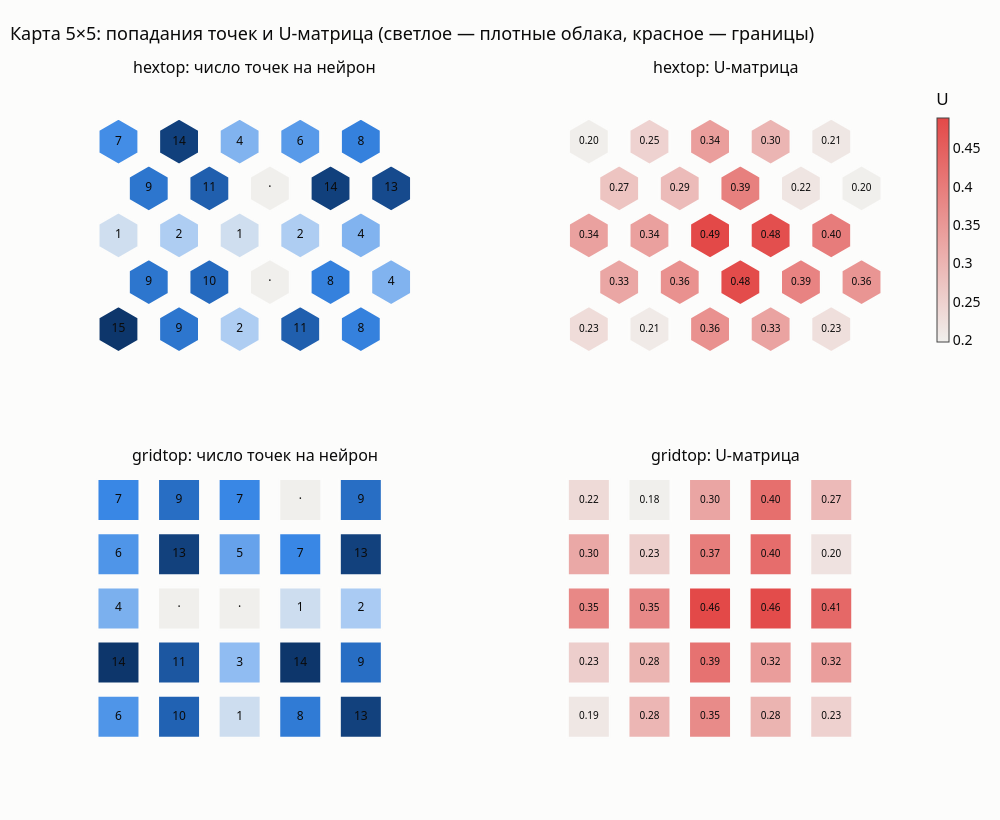

Notebook code for this chart:
### Code cell
# Карта попаданий и U-матрица для 5×5 (hextop и gridtop)
som_grid = series[(5, 5, 'gridtop')][0][0]
fig = make_subplots(rows=2, cols=2, horizontal_spacing=0.12, vertical_spacing=0.14,
                    subplot_titles=('hextop: число точек на нейрон', 'hextop: U-матрица',
                                    'gridtop: число точек на нейрон', 'gridtop: U-матрица'))
for ri, som in enumerate((som_hex, som_grid), start=1):
    m = som.metrics(X, y_true)
    U = som.umatrix()
    sym = 'hexagon' if som.topology == 'hextop' else 'square'
    size = 46 if som.topology == 'hextop' else 42
    lab_txt = [f'{h}' if h else '·' for h in m['hits']]
    fig.add_trace(go.Scatter(
        x=som.pos[:, 0], y=som.pos[:, 1], mode='markers+text', text=lab_txt, textfont=dict(size=12, color=INK),
        marker=dict(symbol=sym, size=size, color=m['hits'], colorscale=[[0, '#f0efec']] + [[i / 6, c] for i, c in enumerate(BLUE_RAMP[1:], 1)],
                    line=dict(color=SURFACE, width=2), showscale=False),
        customdata=np.c_[np.arange(1, som.n + 1), m['neuron_label'] + 1],
        hovertemplate='нейрон %{customdata[0]}<br>точек: %{text}<br>кластер: %{customdata[1]}<extra></extra>',
        showlegend=False), ri, 1)
    fig.add_trace(go.Scatter(
        x=som.pos[:, 0], y=som.pos[:, 1], mode='markers+text', text=[f'{u:.2f}' for u in U],
        textfont=dict(size=10, color=INK),
        marker=dict(symbol=sym, size=size, color=U, colorscale=[[0, '#f0efec'], [1, '#e34948']],
                    line=dict(color=SURFACE, width=2), showscale=ri == 1,
                    colorbar=dict(title='U', len=0.4, y=0.8, thickness=12)),
        hovertemplate='U = %{marker.color:.3f}<extra></extra>', showlegend=False), ri, 2)
fig.update_xaxes(visible=False, range=[-0.8, 5.3])
fig.update_yaxes(visible=False, range=[-0.8, 4.6])
fig.update_layout(title='Карта 5×5: попадания точек и U-матрица (светлое — плотные облака, красное — границы)',
                  height=820, width=1000, plot_bgcolor=SURFACE)
save(fig, '06_hits_umatrix', width=1000, height=820)
fig.show()

### Figure 1 — Plotly figure (JSON) as saved in the notebook; plotly's stock layout.template omitted (floating-point values rounded to 4 significant figures)
{"data": [{"customdata": [[1, 4], [2, 4], [3, 4], [4, 2], [5, 2], [6, 4], [7, 4], [8, 0], [9, 2], [10, 2], [11, 4], [12, 3], [13, 3], [14, 1], [15, 1], [16, 3], [17, 3], [18, 0], [19, 1], [20, 1], [21, 3], [22, 3], [23, 3], [24, 1], [25, 1]], "hovertemplate": "нейрон %{customdata[0]}<br>точек: %{text}<br>кластер: %{customdata[1]}<extra></extra>", "marker": {"color": [15, 9, 2, 11, 8, 9, 10, 0, 8, 4, 1, 2, 1, 2, 4, 9, 11, 0, 14, 13, 7, 14, 4, 6, 8], "colorscale": [[0, "#f0efec"], [0.1667, "#9ec5f4"], [0.3333, "#6da7ec"], [0.5, "#3987e5"], [0.6667, "#256abf"], [0.8333, "#184f95"], [1.0, "#0d366b"]], "line": {"color": "#fcfcfb", "width": 2}, "showscale": false, "size": 46, "symbol": "hexagon"}, "mode": "markers+text", "showlegend": false, "text": ["15", "9", "2", "11", "8", "9", "10", "·", "8", "4", "1", "2", "1", "2", "4", "9", "11", "·", "14", "13", "7", "14", "4", "6", "8"], "textfont": {"color": "#0b0b0b", "size": 12}, "type": "scatter", "x": [0.0, 1.0, 2.0, 3.0, 4.0, 0.5, 1.5, 2.5, 3.5, 4.5, 0.0, 1.0, 2.0, 3.0, 4.0, 0.5, 1.5, 2.5, 3.5, 4.5, 0.0, 1.0, 2.0, 3.0, 4.0], "xaxis": "x", "y": [0.0, 0.0, 0.0, 0.0, 0.0, 0.866, 0.866, 0.866, 0.866, 0.866, 1.732, 1.732, 1.732, 1.732, 1.732, 2.598, 2.598, 2.598, 2.598, 2.598, 3.464, 3.464, 3.464, 3.464, 3.464], "yaxis": "y"}, {"hovertemplate": "U = %{marker.color:.3f}<extra></extra>", "marker": {"color": [0.2308, 0.206, 0.3632, 0.3314, 0.2268, 0.3263, 0.3625, 0.4848, 0.3869, 0.3553, 0.3355, 0.3367, 0.4893, 0.479, 0.3995, 0.274, 0.2892, 0.393, 0.2159, 0.1978, 0.2, 0.2484, 0.3402, 0.2995, 0.2124], "colorbar": {"len": 0.4, "thickness": 12, "title": {"text": "U"}, "y": 0.8}, "colorscale": [[0, "#f0efec"], [1, "#e34948"]], "line": {"color": "#fcfcfb", "width": 2}, "showscale": true, "size": 46, "symbol": "hexagon"}, "mode": "markers+text", "showlegend": false, "text": ["0.23", "0.21", "0.36", "0.33", "0.23", "0.33", "0.36", "0.48", "0.39", "0.36", "0.34", "0.34", "0.49", "0.48", "0.40", "0.27", "0.29", "0.39", "0.22", "0.20", "0.20", "0.25", "0.34", "0.30", "0.21"], "textfont": {"color": "#0b0b0b", "size": 10}, "type": "scatter", "x": [0.0, 1.0, 2.0, 3.0, 4.0, 0.5, 1.5, 2.5, 3.5, 4.5, 0.0, 1.0, 2.0, 3.0, 4.0, 0.5, 1.5, 2.5, 3.5, 4.5, 0.0, 1.0, 2.0, 3.0, 4.0], "xaxis": "x2", "y": [0.0, 0.0, 0.0, 0.0, 0.0, 0.866, 0.866, 0.866, 0.866, 0.866, 1.732, 1.732, 1.732, 1.732, 1.732, 2.598, 2.598, 2.598, 2.598, 2.598, 3.464, 3.464, 3.464, 3.464, 3.464], "yaxis": "y2"}, {"customdata": [[1, 3], [2, 3], [3, 4], [4, 4], [5, 4], [6, 3], [7, 3], [8, 3], [9, 4], [10, 4], [11, 3], [12, 0], [13, 0], [14, 4], [15, 2], [16, 1], [17, 1], [18, 1], [19, 2], [20, 2], [21, 1], [22, 1], [23, 1], [24, 0], [25, 2]], "hovertemplate": "нейрон %{customdata[0]}<br>точек: %{text}<br>кластер: %{customdata[1]}<extra></extra>", "marker": {"color": [6, 10, 1, 8, 13, 14, 11, 3, 14, 9, 4, 0, 0, 1, 2, 6, 13, 5, 7, 13, 7, 9, 7, 0, 9], "colorscale": [[0, "#f0efec"], [0.1667, "#9ec5f4"], [0.3333, "#6da7ec"], [0.5, "#3987e5"], [0.6667, "#256abf"], [0.8333, "#184f95"], [1.0, "#0d366b"]], "line": {"color": "#fcfcfb", "width": 2}, "showscale": false, "size": 42, "symbol": "square"}, "mode": "markers+text", "showlegend": false, "text": ["6", "10", "1", "8", "13", "14", "11", "3", "14", "9", "4", "·", "·", "1", "2", "6", "13", "5", "7", "13", "7", "9", "7", "·", "9"], "textfont": {"color": "#0b0b0b", "size": 12}, "type": "scatter", "x": [0.0, 1.0, 2.0, 3.0, 4.0, 0.0, 1.0, 2.0, 3.0, 4.0, 0.0, 1.0, 2.0, 3.0, 4.0, 0.0, 1.0, 2.0, 3.0, 4.0, 0.0, 1.0, 2.0, 3.0, 4.0], "xaxis": "x3", "y": [0.0, 0.0, 0.0, 0.0, 0.0, 1.0, 1.0, 1.0, 1.0, 1.0, 2.0, 2.0, 2.0, 2.0, 2.0, 3.0, 3.0, 3.0, 3.0, 3.0, 4.0, 4.0, 4.0, 4.0, 4.0], "yaxis": "y3"}, {"hovertemplate": "U = %{marker.color:.3f}<extra></extra>", "marker": {"color": [0.1937, 0.2754, 0.3494, 0.2801, 0.2299, 0.2347, 0.2786, 0.3911, 0.318, 0.3168, 0.3548, 0.3518, 0.4611, 0.4557, 0.4081, 0.3002, 0.2342, 0.3719, 0.4, 0.2009, 0.215, 0.1795, 0.3047, 0.3969, 0.2695], "colorbar": {"len": 0.4, "thickness": 12, "title": {"text": "U"}, "y": 0.8}, "colorscale": [[0, "#f0efec"], [1, "#e34948"]], "line": {"color": "#fcfcfb", "width": 2}, "showscale": false, "size": 42, "symbol": "square"}, "mode": "markers+text", "showlegend": false, "text": ["0.19", "0.28", "0.35", "0.28", "0.23", "0.23", "0.28", "0.39", "0.32", "0.32", "0.35", "0.35", "0.46", "0.46", "0.41", "0.30", "0.23", "0.37", "0.40", "0.20", "0.22", "0.18", "0.30", "0.40", "0.27"], "textfont": {"color": "#0b0b0b", "size": 10}, "type": "scatter", "x": [0.0, 1.0, 2.0, 3.0, 4.0, 0.0, 1.0, 2.0, 3.0, 4.0, 0.0, 1.0, 2.0, 3.0, 4.0, 0.0, 1.0, 2.0, 3.0, 4.0, 0.0, 1.0, 2.0, 3.0, 4.0], "xaxis": "x4", "y": [0.0, 0.0, 0.0, 0.0, 0.0, 1.0, 1.0, 1.0, 1.0, 1.0, 2.0, 2.0, 2.0, 2.0, 2.0, 3.0, 3.0, 3.0, 3.0, 3.0, 4.0, 4.0, 4.0, 4.0, 4.0], "yaxis": "y4"}], "layout": {"annotations": [{"font": {"size": 16}, "showarrow": false, "text": "hextop: число точек на нейрон", "x": 0.22, "xanchor": "center", "xref": "paper", "y": 1.0, "yanchor": "bottom", "yref": "paper"}, {"font": {"size": 16}, "showarrow": false, "text": "hextop: U-матрица", "x": 0.78, "xanchor": "center", "xref": "paper", "y": 1.0, "yanchor": "bottom", "yref": "paper"}, {"font": {"size": 16}, "showarrow": false, "text": "gridtop: число точек на нейрон", "x": 0.22, "xanchor": "center", "xref": "paper", "y": 0.43, "yanchor": "bottom", "yref": "paper"}, {"font": {"size": 16}, "showarrow": false, "text": "gridtop: U-матрица", "x": 0.78, "xanchor": "center", "xref": "paper", "y": 0.43, "yanchor": "bottom", "yref": "paper"}], "height": 820, "plot_bgcolor": "#fcfcfb", "title": {"text": "Карта 5×5: попадания точек и U-матрица (светлое — плотные облака, красное — границы)"}, "width": 1000, "xaxis": {"anchor": "y", "domain": [0.0, 0.44], "range": [-0.8, 5.3], "visible": false}, "xaxis2": {"anchor": "y2", "domain": [0.56, 1.0], "range": [-0.8, 5.3], "visible": false}, "xaxis3": {"anchor": "y3", "domain": [0.0, 0.44], "range": [-0.8, 5.3], "visible": false}, "xaxis4": {"anchor": "y4", "domain": [0.56, 1.0], "range": [-0.8, 5.3], "visible": false}, "yaxis": {"anchor": "x", "domain": [0.57, 1.0], "range": [-0.8, 4.6], "visible": false}, "yaxis2": {"anchor": "x2", "domain": [0.57, 1.0], "range": [-0.8, 4.6], "visible": false}, "yaxis3": {"anchor": "x3", "domain": [0.0, 0.43], "range": [-0.8, 4.6], "visible": false}, "yaxis4": {"anchor": "x4", "domain": [0.0, 0.43], "range": [-0.8, 4.6], "visible": false}}}
